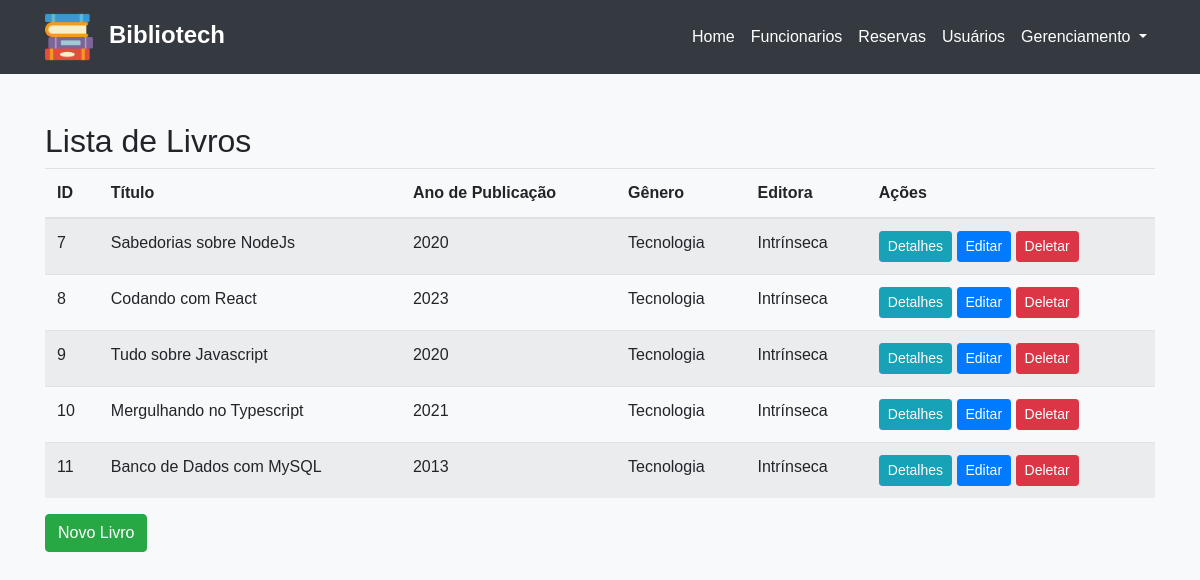
Screenshot of /livros/ with the database file from the repository.
### appmodelo/models.py (models this page shows)
class Livro(models.Model):
    titulo = models.CharField(max_length=100)
    ano_publicacao = models.IntegerField()
    genero = models.CharField(max_length=50)
    editora = models.CharField(max_length=100)
    autor = models.CharField(max_length=100)
    descricao = models.TextField(max_length=250)
    imagem = models.ImageField(upload_to='imgs/', null=True, blank=True)

### appmodelo/views/LivroViews.py (the view)
# urls.py: path('livros/', lista_livros, name='lista_livros'),
def lista_livros(request):
    livros = Livro.objects.all()
    return render(request, 'lista_livros.html', {'livros': livros})

### appmodelo/templates/lista_livros.html
{% extends 'Header.html' %} {% block content %}
<h2>Lista de Livros</h2>
<table class="table table-striped">
  <thead>
    <tr>
      <th>ID</th>
      <th>Título</th>
      <th>Ano de Publicação</th>
      <th>Gênero</th>
      <th>Editora</th>
      <th>Ações</th>
    </tr>
  </thead>
  <tbody>
    {% for livro in livros %}
    <tr>
      <td>{{ livro.id }}</td>
      <td>{{ livro.titulo }}</td>
      <td>{{ livro.ano_publicacao }}</td>
      <td>{{ livro.genero }}</td>
      <td>{{ livro.editora }}</td>
      <td>
        <a
          href="{% url 'detalhes_livro' livro.id %}"
          class="btn btn-info btn-sm"
          >Detalhes</a
        >
        <a
          href="{% url 'editar_livro' livro.id %}"
          class="btn btn-primary btn-sm"
          >Editar</a
        >
        <a
          href="{% url 'deletar_livro' livro.id %}"
          class="btn btn-danger btn-sm"
          >Deletar</a
        >
      </td>
    </tr>
    {% endfor %}
  </tbody>
</table>
<a href="{% url 'novo_livro' %}" class="btn btn-success">Novo Livro</a>
{% endblock %}

### appmodelo/static/css/style.css (style rules this page uses)
body { background-color: #f8f9fa; font-family: Arial, sans-serif; }

### rows the page displays
Livro: id "7", titulo "Sabedorias sobre NodeJs", ano_publicacao "2020", genero "Tecnologia", editora "Intrínseca"
Livro: id "8", titulo "Codando com React", ano_publicacao "2023", genero "Tecnologia", editora "Intrínseca"
Livro: id "9", titulo "Tudo sobre Javascript", ano_publicacao "2020", genero "Tecnologia", editora "Intrínseca"
Livro: id "10", titulo "Mergulhando no Typescript", ano_publicacao "2021", genero "Tecnologia", editora "Intrínseca"
Livro: id "11", titulo "Banco de Dados com MySQL", ano_publicacao "2013", genero "Tecnologia", editora "Intrínseca"
